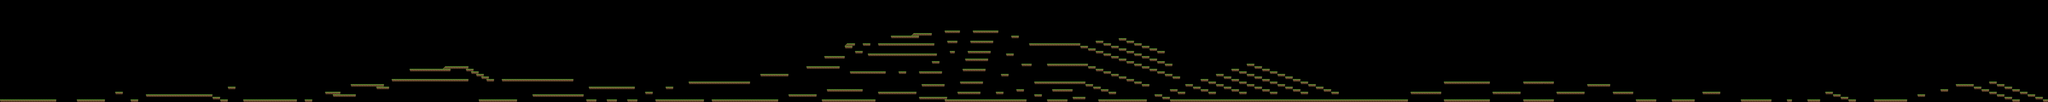

A 2D game scene composited from a Tiled map and its tileset images. What follows is a short description and the map's XML, with each tile layer's data collapsed to a summary:
An orthogonal 800x40 tile map with 32x32 px tiles, 2 tile layers (Tile Layer 2, Tile Layer 1) and 247 objects.

<map version="1.0" orientation="orthogonal" renderorder="right-down" width="800" height="40" tilewidth="32" tileheight="32" nextobjectid="992">
 <tileset firstgid="1" name="Tiilet" tilewidth="32" tileheight="32" spacing="1" margin="2" tilecount="25" columns="5">
  <image source="GrassBlocks2.png" width="170" height="170" />
 </tileset>
 <layer name="Tile Layer 2" width="800" height="40">
  <data>[32000 cells, 0 non-empty, 0 distinct tile ids]</data>
 </layer>
 <layer name="Tile Layer 1" width="800" height="40">
  <data>[32000 cells, 1400 non-empty, 4 distinct tile ids]</data>
 </layer>
 <objectgroup name="Lattialayer">
  <object id="738" x="23456" y="1248" width="384" height="32" />
  <object id="739" x="23424" y="1248" width="32" height="32" />
  <object id="740" x="23968" y="1184" width="96" height="32" />
  <object id="742" x="24256" y="1120" width="96" height="32" />
  <object id="743" x="24448" y="1056" width="224" height="32" />
  <object id="744" x="24672" y="1088" width="96" height="32" />
  <object id="745" x="24768" y="1120" width="96" height="32" />
  <object id="746" x="24864" y="1152" width="96" height="32" />
  <object id="747" x="24960" y="1184" width="96" height="32" />
  <object id="748" x="25056" y="1216" width="96" height="32" />
  <object id="749" x="25152" y="1248" width="96" height="32" />
  <object id="750" x="24864" y="1024" width="96" height="32" />
  <object id="751" x="24960" y="1056" width="96" height="32" />
  <object id="752" x="25056" y="1088" width="96" height="32" />
  <object id="753" x="25152" y="1120" width="96" height="32" />
  <object id="754" x="25248" y="1152" width="96" height="32" />
  <object id="755" x="25344" y="1184" width="96" height="32" />
  <object id="756" x="25440" y="1216" width="96" height="32" />
  <object id="757" x="25536" y="1248" width="64" height="32" />
  <object id="758" x="22816" y="1152" width="96" height="32" />
  <object id="759" x="22912" y="1184" width="96" height="32" />
  <object id="760" x="23008" y="1216" width="96" height="32" />
  <object id="761" x="23104" y="1248" width="96" height="32" />
  <object id="762" x="22592" y="1248" width="160" height="32" />
  <object id="763" x="22336" y="1248" width="64" height="32" />
  <object id="764" x="21760" y="1248" width="384" height="32" />
  <object id="765" x="21280" y="1152" width="224" height="32" />
  <object id="766" x="20896" y="1248" width="288" height="32" />
  <object id="767" x="20448" y="1248" width="256" height="32" />
  <object id="768" x="20160" y="1152" width="256" height="32" />
  <object id="769" x="19840" y="1056" width="288" height="32" />
  <object id="770" x="19456" y="1152" width="352" height="32" />
  <object id="771" x="19040" y="1024" width="384" height="32" />
  <object id="772" x="19040" y="1248" width="384" height="32" />
  <object id="773" x="18656" y="1152" width="352" height="32" />
  <object id="774" x="18048" y="1024" width="576" height="32" />
  <object id="775" x="18048" y="1248" width="576" height="32" />
  <object id="776" x="17632" y="1152" width="384" height="32" />
  <object id="777" x="14624" y="1248" width="2976" height="32" />
  <object id="778" x="15584" y="800" width="96" height="32" />
  <object id="779" x="15680" y="832" width="96" height="32" />
  <object id="780" x="15776" y="864" width="96" height="32" />
  <object id="781" x="15872" y="896" width="96" height="32" />
  <object id="782" x="15968" y="928" width="96" height="32" />
  <object id="783" x="16064" y="960" width="96" height="32" />
  <object id="784" x="16160" y="992" width="96" height="32" />
  <object id="785" x="16256" y="1024" width="96" height="32" />
  <object id="786" x="16352" y="1056" width="96" height="32" />
  <object id="787" x="16448" y="1088" width="96" height="32" />
  <object id="788" x="16544" y="1120" width="96" height="32" />
  <object id="789" x="16640" y="1152" width="96" height="32" />
  <object id="791" x="15392" y="864" width="96" height="32" />
  <object id="792" x="15488" y="896" width="96" height="32" />
  <object id="793" x="15584" y="928" width="96" height="32" />
  <object id="794" x="15680" y="960" width="96" height="32" />
  <object id="795" x="15776" y="992" width="96" height="32" />
  <object id="796" x="15872" y="1024" width="96" height="32" />
  <object id="797" x="15968" y="1056" width="96" height="32" />
  <object id="798" x="16064" y="1088" width="96" height="32" />
  <object id="799" x="16160" y="1120" width="96" height="32" />
  <object id="800" x="16256" y="1152" width="96" height="32" />
  <object id="801" x="14816" y="1056" width="96" height="32" />
  <object id="802" x="14912" y="1088" width="96" height="32" />
  <object id="803" x="15008" y="1120" width="96" height="32" />
  <object id="804" x="15104" y="1152" width="96" height="32" />
  <object id="805" x="15008" y="992" width="96" height="32" />
  <object id="806" x="15104" y="1024" width="96" height="32" />
  <object id="807" x="15200" y="1056" width="96" height="32" />
  <object id="808" x="15296" y="1088" width="96" height="32" />
  <object id="809" x="15392" y="1120" width="96" height="32" />
  <object id="810" x="15488" y="1152" width="96" height="32" />
  <object id="811" x="15200" y="928" width="96" height="32" />
  <object id="812" x="15296" y="960" width="96" height="32" />
  <object id="813" x="15392" y="992" width="96" height="32" />
  <object id="814" x="15488" y="1024" width="96" height="32" />
  <object id="815" x="15584" y="1056" width="96" height="32" />
  <object id="816" x="15680" y="1088" width="96" height="32" />
  <object id="817" x="15776" y="1120" width="96" height="32" />
  <object id="818" x="15872" y="1152" width="96" height="32" />
  <object id="819" x="14624" y="1120" width="96" height="32" />
  <object id="820" x="14720" y="1152" width="96" height="32" />
  <object id="821" x="14432" y="1184" width="96" height="32" />
  <object id="822" x="14528" y="1216" width="96" height="32" />
  <object id="823" x="13984" y="480" width="96" height="32" />
  </objectgroup>
 <objectgroup name="Omenalayer">
  <!-- 25 objects omitted --></objectgroup>
 <objectgroup name="Hodarilayer">
  <!-- 23 objects omitted --></objectgroup>
 <objectgroup name="Banaanilayer">
  <!-- 20 objects omitted --></objectgroup>
 <objectgroup name="Murolayer" />
 <objectgroup name="Lihalayer" />
 <objectgroup name="Leipälayer">
  <!-- 18 objects omitted --></objectgroup>
 <objectgroup name="Croisanttilayer">
  <!-- 16 objects omitted --></objectgroup>
 <objectgroup name="Maitolayer">
  <!-- 15 objects omitted --></objectgroup>
 <objectgroup name="Puurolayer" />
 <objectgroup name="Suklaalayer">
  <!-- 12 objects omitted --></objectgroup>
 <objectgroup name="Eslayer">
  <!-- 8 objects omitted --></objectgroup>
 <objectgroup name="Salaattilayer" />
 <objectgroup name="Kalalayer" />
 <objectgroup name="Perunalayer" />
 <objectgroup name="Munakaslayer" />
 <objectgroup name="Hampparilayer">
  <!-- 7 objects omitted --></objectgroup>
 <objectgroup name="Juustolayer">
  <!-- 5 objects omitted --></objectgroup>
 <objectgroup name="Mansikkalayer" />
 <objectgroup name="Ranskislayer">
  <!-- 3 objects omitted --></objectgroup>
 <objectgroup name="Pizzalayer" />
 <objectgroup name="Donitsilayer">
  <!-- 2 objects omitted --></objectgroup>
</map>
<!-- 163 of 247 objects omitted -->